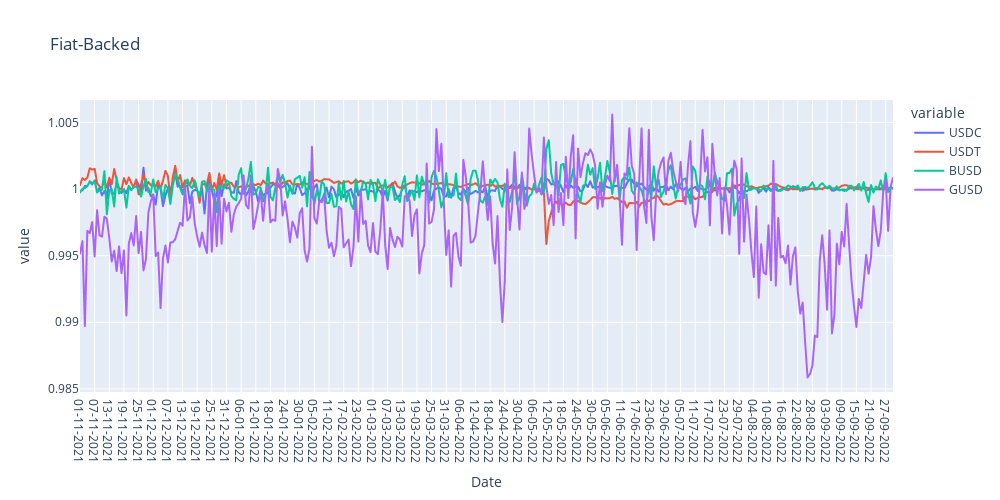

The notebook cell saved with this chart:
### Code cell
px.line(rets[["USDC","USDT","BUSD","GUSD"]], title='Fiat-Backed', width=1000, height=500).show()

### Figure 1 — Plotly figure (JSON) as saved in the notebook; plotly's stock layout.template omitted (floating-point values rounded to 4 significant figures; data arrays with more than 128 entries replaced by an {"elided": "..."} marker saying what was removed)
{"data": [{"hovertemplate": "variable=USDC<br>Date=%{x}<br>value=%{y}<extra></extra>", "legendgroup": "USDC", "line": {"color": "#636efa", "dash": "solid"}, "marker": {"symbol": "circle"}, "mode": "lines", "name": "USDC", "showlegend": true, "type": "scattergl", "x": {"elided": "334 str values"}, "xaxis": "x", "y": {"elided": "334 float values"}, "yaxis": "y"}, {"hovertemplate": "variable=USDT<br>Date=%{x}<br>value=%{y}<extra></extra>", "legendgroup": "USDT", "line": {"color": "#EF553B", "dash": "solid"}, "marker": {"symbol": "circle"}, "mode": "lines", "name": "USDT", "showlegend": true, "type": "scattergl", "x": {"elided": "334 str values"}, "xaxis": "x", "y": {"elided": "334 float values"}, "yaxis": "y"}, {"hovertemplate": "variable=BUSD<br>Date=%{x}<br>value=%{y}<extra></extra>", "legendgroup": "BUSD", "line": {"color": "#00cc96", "dash": "solid"}, "marker": {"symbol": "circle"}, "mode": "lines", "name": "BUSD", "showlegend": true, "type": "scattergl", "x": {"elided": "334 str values"}, "xaxis": "x", "y": {"elided": "334 float values"}, "yaxis": "y"}, {"hovertemplate": "variable=GUSD<br>Date=%{x}<br>value=%{y}<extra></extra>", "legendgroup": "GUSD", "line": {"color": "#ab63fa", "dash": "solid"}, "marker": {"symbol": "circle"}, "mode": "lines", "name": "GUSD", "showlegend": true, "type": "scattergl", "x": {"elided": "334 str values"}, "xaxis": "x", "y": {"elided": "334 float values"}, "yaxis": "y"}], "layout": {"height": 500, "legend": {"title": {"text": "variable"}, "tracegroupgap": 0}, "title": {"text": "Fiat-Backed"}, "width": 1000, "xaxis": {"anchor": "y", "domain": [0, 1], "title": {"text": "Date"}}, "yaxis": {"anchor": "x", "domain": [0, 1], "title": {"text": "value"}}}}
